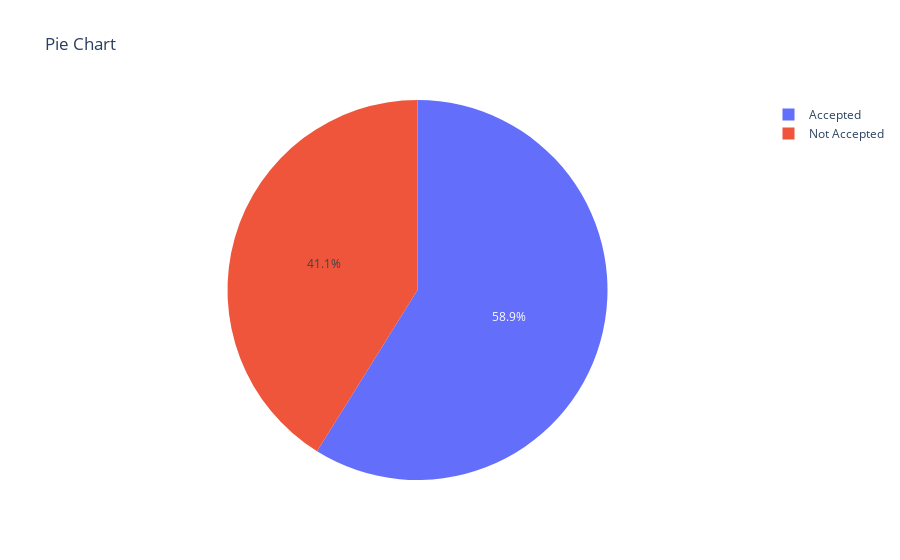

Notebook source saved alongside this figure:
### Code cell
fig=px.pie(df,names=labels, values = x,title='Pie Chart')
fig.show()

### Figure 1 — Plotly figure (JSON) as saved in the notebook; plotly's stock layout.template omitted (floating-point values rounded to 4 significant figures)
{"data": [{"domain": {"x": [0, 1], "y": [0, 1]}, "hovertemplate": "label=%{label}<br>value=%{value}<extra></extra>", "labels": ["Accepted", "Not Accepted"], "legendgroup": "", "name": "", "showlegend": true, "type": "pie", "values": [30444, 21273]}], "layout": {"legend": {"tracegroupgap": 0}, "title": {"text": "Pie Chart"}}}
